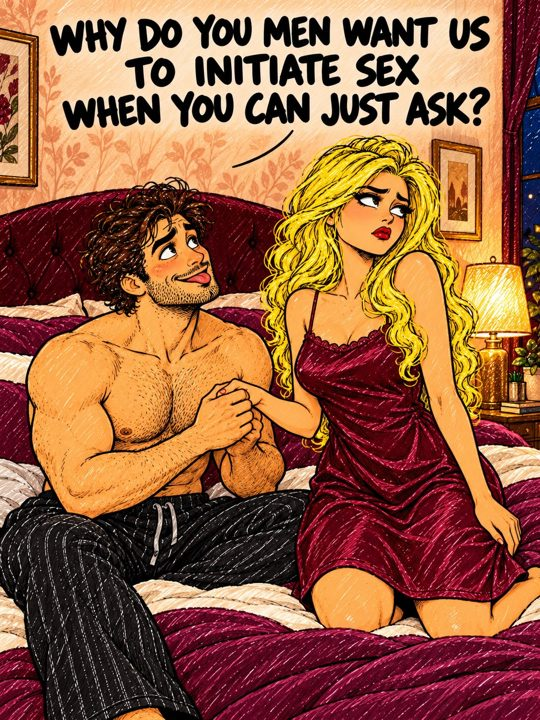
#> input picture diagnostica/2026-10-24/post_10/slide_01_originale.jpg, 540 x 720 px; its folder holds only this picture in this run
$ python -i textslide.py   (imports and definitions only)
#> lines starting #> are read from the running program, lines starting #| are printed output that depends on the picture
### bot/config.py
"""Impostazioni del bot, lette dalle variabili d'ambiente (su Render: scheda Environment)."""
import os
from pathlib import Path

from dotenv import load_dotenv

load_dotenv()

ROOT = Path(__file__).resolve().parent.parent


def _env(name: str, default: str = "") -> str:
    return os.getenv(name, default).strip()


# --- Chiavi obbligatorie ---
TELEGRAM_BOT_TOKEN = _env("TELEGRAM_BOT_TOKEN")
ANTHROPIC_API_KEY = _env("ANTHROPIC_API_KEY")
GEMINI_API_KEY = _env("GEMINI_API_KEY")
APIFY_TOKEN = _env("APIFY_TOKEN")
#> further down, picture is the input picture: PIL image 540x720 RGB; mean R, G, B 147.7, 94.3, 63.8

# --- Chi può usare il bot (ID Telegram separati da virgola: tu e il tuo socio) ---
ALLOWED_USER_IDS = {
    int(x) for x in (_env("ALLOWED_USER_IDS") + "," + _env("SOCI_IDS")).replace(" ", "").split(",") if x.isdigit()
}
# SOCI_IDS: ID Telegram dei soci aggiunti dopo (stesso accesso, ricevono anche il report)
_SOCI = {int(x) for x in _env("SOCI_IDS").replace(" ", "").split(",") if x.isdigit()}

# --- Chi riceve il report (se vuoto: tutti gli ALLOWED_USER_IDS) ---
REPORT_CHAT_IDS = {
    int(x) for x in _env("REPORT_CHAT_IDS").replace(" ", "").split(",") if x.lstrip("-").isdigit()
}
if REPORT_CHAT_IDS:
    REPORT_CHAT_IDS |= _SOCI

# --- Modelli (cambiabili senza toccare il codice) ---
CLAUDE_MODEL = _env("CLAUDE_MODEL", "claude-sonnet-5-5")
# La descrizione è il testo che vende: la scrive il modello più forte nella scrittura (una chiamata per post)
CAPTION_MODEL = _env("CAPTION_MODEL", "claude-opus-5-5")
GEMINI_IMAGE_MODEL = _env("GEMINI_IMAGE_MODEL", "gemini-2.5-flash-image")
OPENAI_API_KEY = _env("OPENAI_API_KEY")
OPENAI_IMAGE_MODEL = _env("OPENAI_IMAGE_MODEL", "gpt-image-2.5-sunburst")   # il migliore nelle modifiche e nel testo piccolo
OPENAI_IMAGE_QUALITY = _env("OPENAI_IMAGE_QUALITY", "high")
# Motore per le immagini che il codice non sa fare (uno solo, per non pagare due volte):
#   openai (predefinito se c'è la sua chiave) = OpenAI riscrive direttamente il testo italiano sulla slide
#   gemini            = solo Gemini
#   gemini-poi-openai = prima Gemini, OpenAI solo se Gemini fallisce
MOTORE_IMMAGINI = (_env("MOTORE_IMMAGINI", "") or ("openai" if OPENAI_API_KEY else "gemini")).lower()
APIFY_ACTOR = _env("APIFY_ACTOR", "apify/instagram-scraper")
# Per i post con limite d'età: cookie di un account Instagram secondario ("sessionid=...; csrftoken=...")
# e l'attore Apify che li accetta. Si usano solo quando la lettura normale viene bloccata.
INSTAGRAM_COOKIES = _env("INSTAGRAM_COOKIES")
# API ufficiale di Instagram per le statistiche vere della nostra pagina (copertura, salvataggi, clic sul link...)
INSTAGRAM_TOKEN = _env("INSTAGRAM_TOKEN")
IG_API_VERSION = _env("IG_API_VERSION", "v23.0")
# Rapporto notturno su GitHub (ramo "diagnostica") per il miglioramento automatico del codice
GITHUB_TOKEN = _env("GITHUB_TOKEN")
GITHUB_REPO = _env("GITHUB_REPO", "mercurialdemi/attrai-bot")
DIAG_BRANCH = _env("DIAG_BRANCH", "diagnostica")
APIFY_LOGIN_ACTOR = _env("APIFY_LOGIN_ACTOR", "fmchisti/instagram-posts-scraper")
# Modello economico che controlla ogni slide prodotta da Gemini (testo giusto, niente residui)
CHECK_MODEL = _env("CHECK_MODEL", "claude-haiku-5-5")
# analisi del perché dei post (report e studio): Sonnet basta e costa molto meno di Opus
ANALYSIS_MODEL = _env("ANALYSIS_MODEL", "claude-sonnet-5-5")
SLIDE_CHECK = _env("SLIDE_CHECK", "on").lower() not in ("off", "0", "no", "false")
SLIDE_ATTEMPTS = int(_env("SLIDE_ATTEMPTS", "2"))   # tentativi Gemini per slide prima di segnalarla

# "codice"  = (consigliato) Gemini cancella solo il testo, il testo italiano di Claude lo scrive il codice.
# "gemini"  = Gemini riscrive il testo in italiano direttamente sulla slide originale (stesso stile).
# "overlay" = Gemini pulisce la slide da testi e watermark, il testo italiano lo scrive il codice.
SLIDE_TEXT_MODE = _env("SLIDE_TEXT_MODE", "codice").lower()

# --- File e cartelle ---
# DATA_DIR, BRAND_FILE e LOGO_PATH dipendono dalla pagina su cui si sta lavorando (vedi pagine.py):
# si leggono come sempre (config.DATA_DIR...), ma puntano da soli alla cartella, alla scheda e al logo della
# pagina corrente. Per AttraiSeduci sono gli stessi di sempre.
FONT_PATH = Path(_env("FONT_PATH", str(ROOT / "assets" / "font.ttf")))

MAX_PARALLEL_IMAGES = int(_env("MAX_PARALLEL_IMAGES", "2"))
SLIDE_SIZE = (1080, 1350)  # formato verticale 4:5 di Instagram


# [8 lines left out: function missing_keys, not called in this run]

# Slide disegnate (fumetti, illustrazioni): si ricostruiscono da zero senza scritte e il testo lo scrive il codice.
#   gemini (ora) | off (vecchio metodo: si cancellano solo le lettere)
RICOSTRUISCI_DISEGNI = _env("RICOSTRUISCI_DISEGNI", "off").lower()   # prova del 23/10: Gemini sposta fumetti e personaggi


# ---------------------------------------------------------------- percorsi della pagina corrente
import sys as _sys
import types as _types


class _Config(_types.ModuleType):
    # [14 lines left out: functions DATA_DIR, BRAND_FILE, LOGO_PATH, not called in this run]


_sys.modules[__name__].__class__ = _Config

### bot/textslide.py
"""Slide di solo testo su sfondo uniforme: il testo italiano lo scrive il codice, non Gemini.

Per questo tipo di slide (frasi su sfondo scuro o chiaro, stile tweet) l'IA che genera immagini
sbaglia spesso le lettere. Qui invece:
1. si riconosce lo sfondo (colore dei bordi) e si verifica che la slide sia quasi tutta sfondo;
2. si trovano i pixel del testo (e di eventuali watermark/avatar) e si cancellano col colore dello sfondo;
3. si misurano posizione, allineamento, dimensione, colore e peso del testo originale;
4. si scrive il testo italiano nello stesso punto e nello stesso stile, con ortografia perfetta.
"""
from __future__ import annotations

from dataclasses import dataclass

import numpy as np
from PIL import Image, ImageDraw, ImageFont

from . import config

FONTS = {
    "regular": config.ROOT / "assets" / "testo_regular.otf",
    "semibold": config.ROOT / "assets" / "testo_semibold.otf",
    "bold": config.ROOT / "assets" / "testo_bold.otf",
    "titolo": config.ROOT / "assets" / "titolo_anton.ttf",          # titoli stretti e pesanti (stile Anton/Bebas)
    "stretto": config.ROOT / "assets" / "titolo_oswald_bold.ttf",   # stretto ma meno pesante (stile Oswald)
    "fumetto": config.ROOT / "assets" / "fumetto_chewy.ttf",        # lettering a mano dei fumetti
    "elegante": config.ROOT / "assets" / "serif_dm.ttf",            # titoli eleganti e autorevoli (post creati)
    # testo con lettere strette e ravvicinate (stile Helvetica Neue / SF compatto)
    "regular_tight": config.ROOT / "assets" / "stretto_testo_regular.ttf",
    "semibold_tight": config.ROOT / "assets" / "stretto_testo_semibold.ttf",
    "bold_tight": config.ROOT / "assets" / "stretto_testo_bold.ttf",
}
# [3 lines not run here, left out]
SAFE_X = 0.065   # margine laterale minimo: dentro la zona che Instagram mostra sempre (anche nella griglia 3:4)
SAFE_Y = 0.05    # margine minimo sopra e sotto
# [3 lines not run here, left out]
FAMILIES = ["", "_tight", "_montserrat", "_poppins", "_arimo", "_gaegu", "_schoolbell", "_architects"]   # Inter, Inter Tight, Montserrat, Poppins, Arimo (tipo Helvetica/Arial)


@dataclass
class Layout:
    bg: tuple
    color: tuple
    weight: str
    align: str            # left | center
    left: int
    top: int
    bottom: int
    width: int            # larghezza massima del blocco di testo
    size: int             # dimensione del carattere stimata
    centered_v: bool
    mask: np.ndarray      # pixel da cancellare (testo + marchi)
    line_ratio: float = 1.32
    blank_ratio: float = 0.8
    right: int = 0        # bordo destro del testo originale (per capire se il blocco era centrato nella slide)
    head_color: tuple | None = None   # colore del primo paragrafo (titoletto) se diverso dal resto
    para_colors: list | None = None   # parti di colore diverso dell'originale [(colore, righe)] (es. grigio poi bianco)
    head_weight: str = ""


import re as _re
_EMOJI = _re.compile("[\U0001F000-\U0001FAFF\u2600-\u27BF\uFE0F\u200D\u2B00-\u2BFF]")


# [111 lines left out: functions no_emoji, _font, _runs, _size_from_text, _identify_font, not called in this run]


def analyze(img: Image.Image, original_text: str = "", has_mark: bool = False) -> Layout | None:
    """Restituisce il layout se la slide è testo su sfondo uniforme, altrimenti None."""
#> called with original_text = '', has_mark = False
    a = np.asarray(img.convert("RGB")).astype(np.int16)
    H, W, _ = a.shape
    b = max(4, int(min(H, W) * 0.02))
    border = np.concatenate([a[:b].reshape(-1, 3), a[-b:].reshape(-1, 3),
                             a[:, :b].reshape(-1, 3), a[:, -b:].reshape(-1, 3)])
    bg = np.median(border, axis=0)
#> bg = [114, 36, 54]
    dist = np.abs(a - bg).max(axis=2)
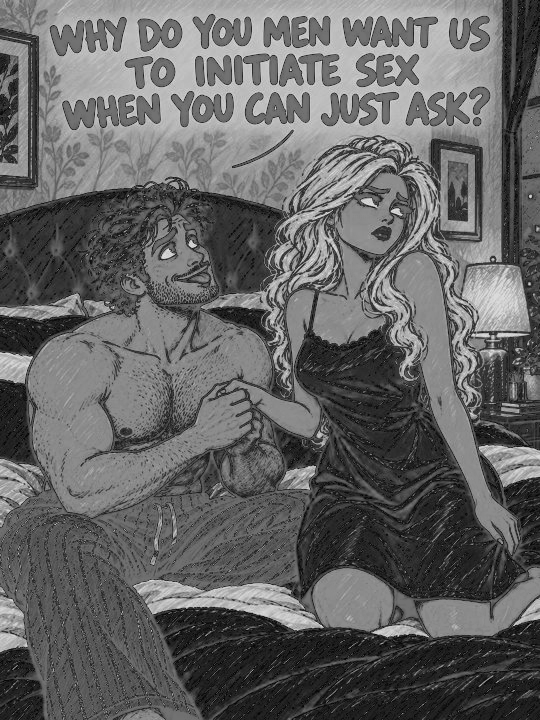
#> dist: shape (720, 540) float64; min 1, max 219, mean 100.5
    if (dist < 30).mean() < 0.78:          # troppa grafica: non è una slide di solo testo
        return None
    if np.percentile(np.abs(border - bg).max(axis=1), 90) > 25:   # bordi non uniformi (gradiente o foto)
        return None

    ink = dist > 70
    if ink.sum() < 50:
        return None
    lines = []
    prof = ink.sum(axis=1)
    raw = _runs(prof >= 2, min_gap=1)
    # quante righe di testo ha l'originale (dalla trascrizione di Claude, che mantiene gli a capo)
    n_orig = len([ln for ln in (original_text or "").split("\n") if ln.strip()])
    text_runs = [r for r in raw if r[0] < H * 0.9 and r[1] - r[0] >= 6]
    unit = None
    if n_orig > len(text_runs) >= 1:
        # interlinea serrata: più righe si toccano e sembrano un blocco unico. Si divide ogni blocco
        # in parti uguali, tante quante le righe che contiene
        unit = sum(r[1] - r[0] + 1 for r in text_runs) / n_orig
    for y0, y1 in raw:
        parts = [(y0, y1)]
        if unit and y0 < H * 0.9:
            k = int(round((y1 - y0 + 1) / unit))
            if k >= 2:
                step = (y1 - y0 + 1) / k
                parts = [(int(y0 + q * step), int(y0 + (q + 1) * step) - 1) for q in range(k)]
        for p0, p1 in parts:
            cols = np.where(ink[p0:p1 + 1].any(axis=0))[0]
            if len(cols):
                lines.append((p0, p1, int(cols.min()), int(cols.max())))
    if not lines:
        return None
    heights = np.array([l[1] - l[0] + 1 for l in lines])
    med_h = float(np.median(heights))
    # un blocco molto più alto di una riga di testo, fuori dalle fasce alta e bassa dei marchi, è un'illustrazione:
    # quella slide la lascia a Gemini per non cancellarla
    header_rows = []
    for (y0, y1, x0, x1), h in zip(lines, heights):
        if h > 2.6 * med_h and y0 > H * 0.22 and y1 < H * 0.86:
            # con un marchio di un'altra pagina, un elemento piccolo è il suo avatar (stile tweet): si cancella
            if has_mark and h < H * 0.14:
                header_rows.append((y0, y1))
                continue
            return None
    # dove inizia tutto il contenuto (anche avatar e nome di un'altra pagina in alto, stile tweet)
    head_top = min([l[0] for l in lines if l[0] < H * 0.9] or [None]) if has_mark else None
    if header_rows:
        # le righe accanto all'avatar (nome e @handle della pagina) non sono testo da tradurre
        hy0 = min(r[0] for r in header_rows)
        hy1 = max(r[1] for r in header_rows)
        keep = [not (l[1] >= hy0 - 4 and l[0] <= hy1 + 4) for l in lines]
        lines = [l for l, k in zip(lines, keep) if k]
        heights = np.array([l[1] - l[0] + 1 for l in lines])
        if not lines:
            return None
        med_h = float(np.median(heights))
    # righe di testo vere: altezza simile alla mediana, non nella fascia in basso dove stanno i marchi
    text_lines = [l for l, h in zip(lines, heights)
                  if 0.45 * med_h <= h <= 1.9 * med_h and l[0] < H * 0.9]
    if not text_lines:
        return None
    t_heights = [l[1] - l[0] + 1 for l in text_lines]
    lefts = np.array([l[2] for l in text_lines])
    rights = np.array([l[3] for l in text_lines])
    centers = (lefts + rights) / 2
    align = "left" if np.std(lefts) <= max(6, W * 0.012) else ("center" if np.std(centers) <= W * 0.03 else "left")
    left = int(np.min(lefts)) if align == "left" else int(np.min(lefts))
    top, bottom = text_lines[0][0], text_lines[-1][1]
    size = int(np.percentile(t_heights, 75) / 0.93)    # riga con maiuscole e discendenti ≈ 0.93 del corpo

    strong = dist > 120
    color = tuple(int(c) for c in np.median(a[strong], axis=0)) if strong.any() else (255, 255, 255)
    # peso: spessore medio dei tratti verticali (lunghezza delle corse orizzontali di inchiostro) rispetto al corpo
    runs = []
    for l in text_lines:
        mid = (l[0] + l[1]) // 2
        for y in range(max(l[0], mid - 3), min(l[1], mid + 3) + 1):
            runs += [e - s0 + 1 for s0, e in _runs(ink[y, l[2]:l[3] + 1], min_gap=0)]
    stroke = (np.median(runs) / max(size, 1)) if runs else 0.1
    weight = "bold" if stroke > 0.125 else ("semibold" if stroke > 0.105 else "regular")
    # RICONOSCIMENTO DEL FONT: ogni riga dell'originale (con il suo testo letto da Claude) si confronta con la
    # stessa riga scritta in ogni font e spessore disponibile, portata alla stessa larghezza: vince quello
    # con la forma più simile (sovrapposizione dei pixel). Da lì si ricava anche la dimensione esatta.
    orig_lines = [ln.strip() for ln in (original_text or "").split("\n") if ln.strip()]
    family, found = "", _identify_font(ink, text_lines, orig_lines)
    if found:
        wname, size = found
        stroke_w = weight                              # spessore misurato sui tratti (affidabile)
        weight, _, family = wname.partition("_")
        family = "_" + family if family else ""
        order = ["regular", "semibold", "bold"]
        if stroke_w in order and abs(order.index(stroke_w) - order.index(weight)) > 1:
            weight = stroke_w                          # forma giusta ma spessore sbagliato: vale lo spessore misurato
    else:
        h75 = float(np.percentile(t_heights, 75))
        for cand in range(max(12, int(h75 * 0.6)), int(h75 * 1.7) + 1):
            bb = _font(weight, cand).getbbox("Hgjy")
            if bb[3] - bb[1] >= h75:
                size = cand
                break
        weight = weight

    # interlinea misurata: distanza tipica tra l'inizio di due righe consecutive
    tops = [l[0] for l in text_lines]
    gaps = np.diff(tops) if len(tops) > 1 else np.array([size * 1.32])
    pitch = float(np.percentile(gaps, 30)) if len(gaps) else size * 1.32
    step0 = float(np.min(gaps)) if len(tops) > 1 else pitch
    # interlinea vera (anche serratissima, righe che quasi si toccano) e stacco vero tra i paragrafi
    line_ratio = float(np.clip(step0 / max(size, 1), 0.95, 1.8))
    big = [g - step0 for g in gaps if g > step0 * 1.22]
    blank_ratio = float(np.clip((np.median(big) / max(size, 1)) if big else 0.8, 0.12, 1.6))
    # titoletto colorato: il primo paragrafo ha un colore diverso dal resto (es. "3. Titolo" in rosso)
    head_color, head_weight = None, ""
    # [4 lines left out: function _line_color, not called in this run]
    para_end = len(text_lines)
    for k in range(1, len(text_lines)):
        if text_lines[k][0] - text_lines[k - 1][0] > pitch * 1.4:
            para_end = k
            break
    if 0 < para_end < len(text_lines):
        hc = [c for c in (_line_color(l) for l in text_lines[:para_end]) if c is not None]
        bc = [c for c in (_line_color(l) for l in text_lines[para_end:]) if c is not None]
        if hc and bc:
            h, b_ = np.median(hc, axis=0), np.median(bc, axis=0)
            if np.abs(h - b_).max() > 60:
                head_color = tuple(int(c) for c in h)
                color = tuple(int(c) for c in b_)
                hr = []
                for l in text_lines[:para_end]:
                    mid = (l[0] + l[1]) // 2
                    hr += [e - s0 + 1 for s0, e in _runs(ink[mid, l[2]:l[3] + 1], min_gap=0)]
                st = (np.median(hr) / max(size, 1)) if hr else 0.1
                head_weight = "bold" if st > 0.125 else ("semibold" if st > 0.105 else "regular")
                br = []
                for l in text_lines[para_end:]:
                    mid = (l[0] + l[1]) // 2
                    for yy in range(max(l[0], mid - 3), min(l[1], mid + 3) + 1):
                        br += [e - s0 + 1 for s0, e in _runs(ink[yy, l[2]:l[3] + 1], min_gap=0)]
                if br:                          # peso del testo normale, senza il titoletto
                    sb = np.median(br) / max(size, 1)
                    weight = "bold" if sb > 0.125 else ("semibold" if sb > 0.105 else "regular")
    # paragrafi dell'originale (anche con stacchi piccoli) e il loro colore: es. prima parte grigia, poi bianca
    para_colors = None
    groups, cur = [], [text_lines[0]]
    step = float(np.min(gaps)) if len(tops) > 1 else pitch      # distanza tra righe dello stesso paragrafo
    for k in range(1, len(text_lines)):
        if text_lines[k][0] - text_lines[k - 1][0] > step * 1.22:
            groups.append(cur)
            cur = []
        cur.append(text_lines[k])
    groups.append(cur)
    if len(groups) >= 2:
        cols = []
        for g in groups:
            cs = [c for c in (_line_color(l) for l in g) if c is not None]
            cols.append(np.median(cs, axis=0) if cs else None)
        if all(c is not None for c in cols):
            arr = np.array(cols)
            if (arr.max(axis=0) - arr.min(axis=0)).max() > 60:
                # paragrafi vicini con lo stesso colore diventano un'unica parte: [(colore, righe), ...]
                segs = []
                for c, g in zip(cols, groups):
                    c = tuple(int(v) for v in c)
                    if segs and max(abs(a_ - b_) for a_, b_ in zip(segs[-1][0], c)) < 40:
                        segs[-1] = (segs[-1][0], segs[-1][1] + len(g))
                    else:
                        segs.append((c, len(g)))
                para_colors = segs
                head_color = None                    # i colori per paragrafo comprendono il titoletto
                # colore principale = quello del paragrafo più chiaro/contrastato (il testo "forte")
                color = max((c for c, _ in para_colors), key=lambda c: abs(np.array(c) - bg).max())
    if family:
        weight = weight + family
        if head_weight:
            head_weight = head_weight + family
    block_center = (top + bottom) / 2
    centered_v = abs(block_center - H / 2) < H * 0.03
    if (head_top is not None and head_top < top - 2 * med_h
            and abs((head_top + bottom) / 2 - H / 2) < H * 0.05):
        # stile tweet: avatar + nome + testo erano centrati insieme. Tolta l'intestazione dell'altra pagina,
        # il testo da solo va centrato (altrimenti resta basso con un vuoto sopra)
        centered_v = True
    if align == "center":
        width = int(min(W * 0.9, (np.max(rights) - np.min(lefts)) * 1.1))
    else:
        width = int(W - max(left, W * SAFE_X) - max(left, W * SAFE_X))
    # maschera da cancellare: tutto ciò che non è sfondo (testo, watermark, avatar), un po' allargata
    # soglia di cancellazione in base al rumore dello sfondo: su un nero pulito si tolgono anche gli aloni grigi
    noise = float(np.percentile(np.abs(border - bg).max(axis=1), 95))
    erase = dist > max(10.0, noise * 2 + 4)
    erase = _dilate(erase, max(2, size // 10))
    return Layout(bg=tuple(int(c) for c in bg), color=color, weight=weight, align=align, left=left,
                  top=int(top), bottom=int(bottom), width=width, size=max(14, size),
                  centered_v=centered_v, mask=erase,
                  line_ratio=line_ratio, blank_ratio=blank_ratio, right=int(np.max(rights)),
                  head_color=head_color, head_weight=head_weight, para_colors=para_colors)


# [57 lines left out: functions _dilate, _clean, _greedy, _balanced, not called in this run]


def _flow(draw, words: list[str], font, max_w: int) -> list[str]:
    return [" ".join(l) for l in _balanced(words, lambda ws: draw.textlength(" ".join(ws), font=font), max_w)]


# [12 lines left out: function _flow_old, not called in this run]


_FINE_FRASE = ('.', '!', '?', ':', ';', '…', '"', '»', ')', '”')


# [240 lines left out: functions _riempi, _soft_groups, _wrap, _is_flat, background, render and 4 more, not called in this run]


def _wfont(font, bfont, flag):
    return bfont if (flag & 2 and bfont is not None) else font


def _line_w(draw, words, font, bfont=None) -> float:
    space = draw.textlength(" ", font=font)
    return sum(draw.textlength(w, font=_wfont(font, bfont, f)) for w, f in words) + space * max(0, len(words) - 1)


# [456 lines left out: functions _layout, local_background, erase_local, _fill_like_background, expand_to_ink, flatten_ghosts and 6 more, not called in this run]


def other_marks(slide: dict, W: int, H: int) -> list:
    return [block_box(r, W, H) for r in (slide.get("altri_marchi") or []) if r.get("w") and r.get("h")]


# [5 lines left out: function wm_box, not called in this run]


def block_box(bl: dict, W: int, H: int) -> tuple[int, int, int, int]:
    return (int(bl["x"] / 1000 * W), int(bl["y"] / 1000 * H),
            int((bl["x"] + bl["w"]) / 1000 * W), int((bl["y"] + bl["h"]) / 1000 * H))


# [226 lines left out: functions try_local_clean, _metrics_from_diff, render_blocks, not called in this run]

>>> from PIL import Image
>>> picture = Image.open('../diagnostica/2026-10-24/post_10/slide_01_originale.jpg')
>>> result = analyze(picture)

$ run again, on diagnostica/2026-10-24/post_10/slide_03_originale.jpg
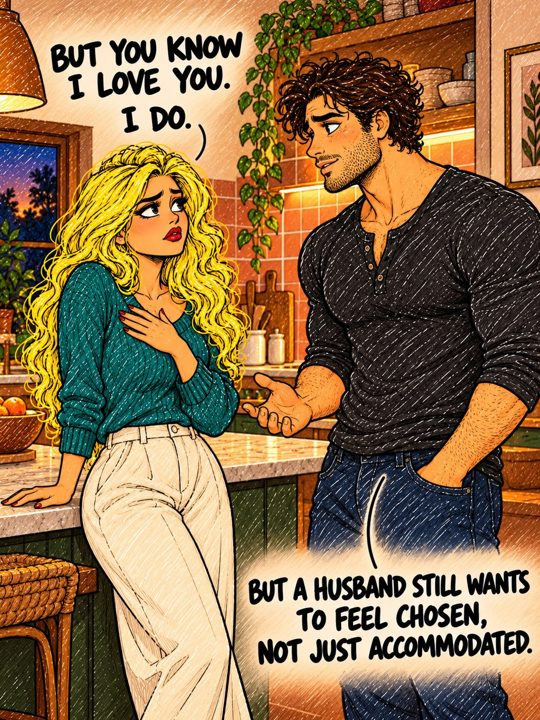
#> input picture diagnostica/2026-10-24/post_10/slide_03_originale.jpg, 540 x 720 px
#> picture is the input picture: PIL image 540x720 RGB; mean R, G, B 141.4, 111.6, 75.4
#> bg = [149, 79, 42]
#> in analyze, `dist = np.abs(a - bg).max(axis=2)`:
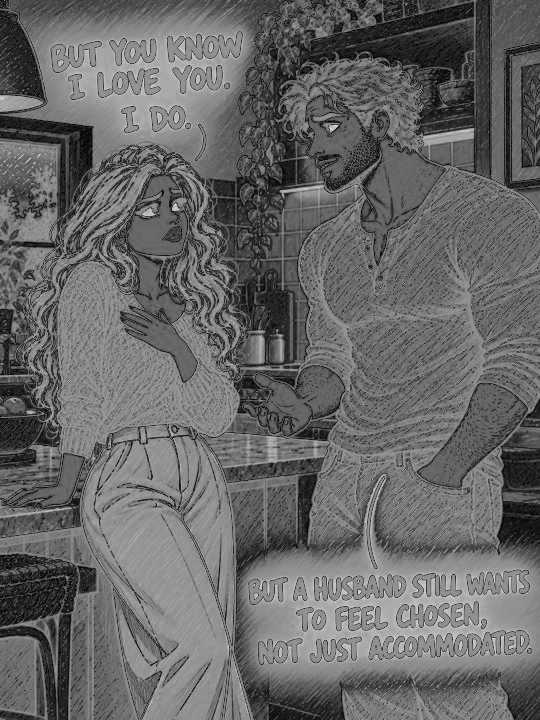
#> dist: shape (720, 540) float64; min 2, max 213, mean 103.7
